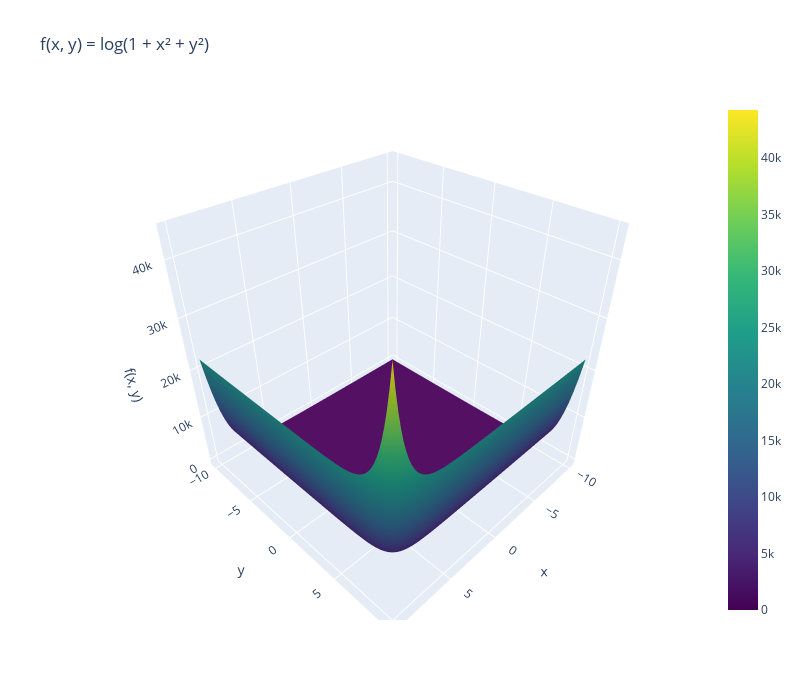

Source (notebook cell):
### Code cell
# Create grid
x = np.linspace(-10, 10, 100)
y = np.linspace(-10, 10, 100)
X, Y = np.meshgrid(x, y)
Z = f(X, Y)

# Create interactive 3D surface plot
fig = go.Figure(data=[go.Surface(z=Z, x=X, y=Y, colorscale='Viridis')])
fig.update_layout(
    title='f(x, y) = log(1 + x² + y²)',
    scene=dict(
        xaxis_title='x',
        yaxis_title='y',
        zaxis_title='f(x, y)'
    ),
    width=800,
    height=700
)

# Show the plot
pio.show(fig)

### Figure 1 — Plotly figure (JSON) as saved in the notebook; plotly's stock layout.template omitted (floating-point values rounded to 4 significant figures; data arrays with more than 128 entries replaced by an {"elided": "..."} marker saying what was removed)
{"data": [{"colorscale": [[0, "#440154"], [0.1111, "#482878"], [0.2222, "#3e4989"], [0.3333, "#31688e"], [0.4444, "#26828e"], [0.5556, "#1f9e89"], [0.6667, "#35b779"], [0.7778, "#6ece58"], [0.8889, "#b5de2b"], [1, "#fde725"]], "type": "surface", "x": {"elided": "100x100 float values"}, "y": {"elided": "100x100 float values"}, "z": {"elided": "100x100 float values"}}], "layout": {"height": 700, "scene": {"xaxis": {"title": {"text": "x"}}, "yaxis": {"title": {"text": "y"}}, "zaxis": {"title": {"text": "f(x, y)"}}}, "title": {"text": "f(x, y) = log(1 + x² + y²)"}, "width": 800}}
